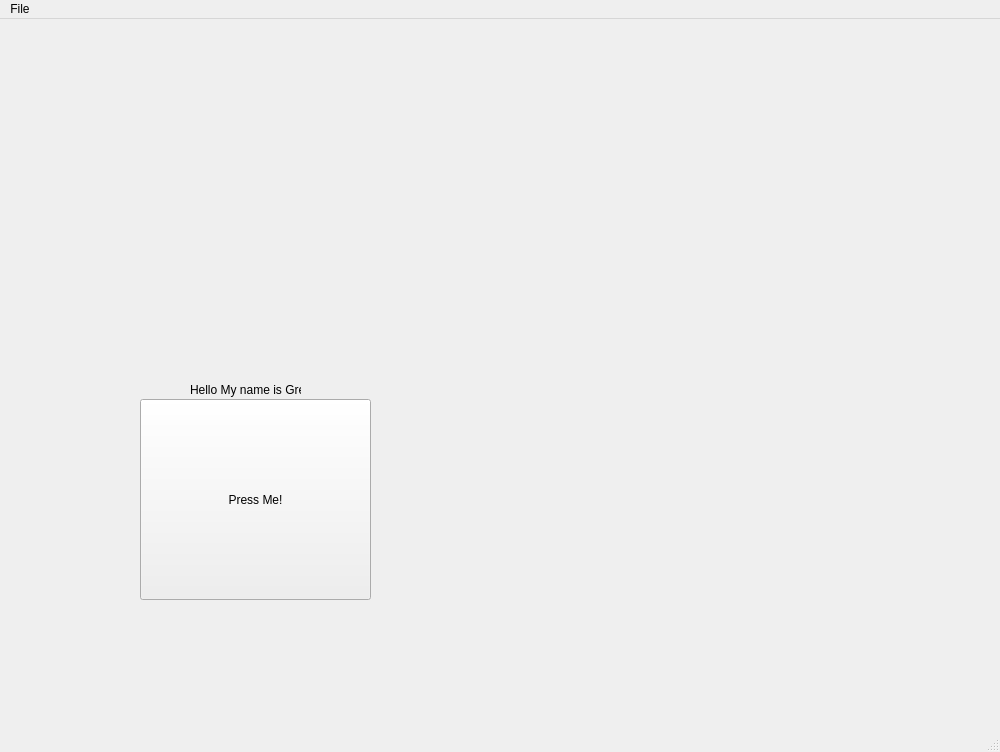
<?xml version="1.0" encoding="UTF-8"?>
<ui version="4.0">
 <class>MainWindow</class>
 <widget class="QMainWindow" name="MainWindow">
  <property name="geometry">
   <rect>
    <x>0</x>
    <y>0</y>
    <width>1000</width>
    <height>752</height>
   </rect>
  </property>
  <property name="windowTitle">
   <string>MainWindow</string>
  </property>
  <widget class="QWidget" name="centralwidget">
   <widget class="QPushButton" name="button1">
    <property name="geometry">
     <rect>
      <x>140</x>
      <y>380</y>
      <width>231</width>
      <height>201</height>
     </rect>
    </property>
    <property name="text">
     <string>Press Me!</string>
    </property>
   </widget>
   <widget class="QLabel" name="label1">
    <property name="geometry">
     <rect>
      <x>190</x>
      <y>340</y>
      <width>111</width>
      <height>61</height>
     </rect>
    </property>
    <property name="text">
     <string>Hello My name is Greg</string>
    </property>
   </widget>
  </widget>
  <widget class="QMenuBar" name="menubar">
   <property name="geometry">
    <rect>
     <x>0</x>
     <y>0</y>
     <width>1000</width>
     <height>21</height>
    </rect>
   </property>
   <widget class="QMenu" name="menuFile">
    <property name="title">
     <string>File</string>
    </property>
   </widget>
   <addaction name="menuFile"/>
  </widget>
  <widget class="QStatusBar" name="statusbar"/>
 </widget>
 <resources/>
 <connections/>
</ui>
